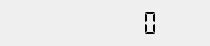
<?xml version="1.0" encoding="UTF-8"?>
<ui version="4.0">
 <class>DialogMagnetophone</class>
 <widget class="QDialog" name="DialogMagnetophone">
  <property name="geometry">
   <rect>
    <x>0</x>
    <y>0</y>
    <width>210</width>
    <height>46</height>
   </rect>
  </property>
  <property name="minimumSize">
   <size>
    <width>210</width>
    <height>46</height>
   </size>
  </property>
  <property name="maximumSize">
   <size>
    <width>210</width>
    <height>46</height>
   </size>
  </property>
  <property name="windowTitle">
   <string>Magnétophone</string>
  </property>
  <property name="windowIcon">
   <iconset resource="../ressources.qrc">
    <normaloff>:/icones/icon</normaloff>:/icones/icon</iconset>
  </property>
  <layout class="QHBoxLayout" name="horizontalLayout">
   <property name="spacing">
    <number>6</number>
   </property>
   <property name="leftMargin">
    <number>3</number>
   </property>
   <property name="topMargin">
    <number>3</number>
   </property>
   <property name="rightMargin">
    <number>3</number>
   </property>
   <property name="bottomMargin">
    <number>3</number>
   </property>
   <item>
    <widget class="QPushButton" name="pushRecord">
     <property name="sizePolicy">
      <sizepolicy hsizetype="Preferred" vsizetype="Preferred">
       <horstretch>0</horstretch>
       <verstretch>0</verstretch>
      </sizepolicy>
     </property>
     <property name="minimumSize">
      <size>
       <width>40</width>
       <height>40</height>
      </size>
     </property>
     <property name="maximumSize">
      <size>
       <width>40</width>
       <height>16777215</height>
      </size>
     </property>
     <property name="focusPolicy">
      <enum>Qt::NoFocus</enum>
     </property>
     <property name="text">
      <string/>
     </property>
     <property name="icon">
      <iconset resource="../ressources.qrc">
       <normaloff>:/icones/record</normaloff>:/icones/record</iconset>
     </property>
     <property name="iconSize">
      <size>
       <width>32</width>
       <height>32</height>
      </size>
     </property>
     <property name="checkable">
      <bool>true</bool>
     </property>
     <property name="flat">
      <bool>true</bool>
     </property>
    </widget>
   </item>
   <item>
    <widget class="QLCDNumber" name="lcdNumber">
     <property name="sizePolicy">
      <sizepolicy hsizetype="Expanding" vsizetype="Preferred">
       <horstretch>0</horstretch>
       <verstretch>0</verstretch>
      </sizepolicy>
     </property>
     <property name="frameShape">
      <enum>QFrame::NoFrame</enum>
     </property>
     <property name="digitCount">
      <number>8</number>
     </property>
     <property name="mode">
      <enum>QLCDNumber::Dec</enum>
     </property>
     <property name="segmentStyle">
      <enum>QLCDNumber::Flat</enum>
     </property>
    </widget>
   </item>
   <item>
    <widget class="QPushButton" name="pushPlayPause">
     <property name="enabled">
      <bool>false</bool>
     </property>
     <property name="sizePolicy">
      <sizepolicy hsizetype="Preferred" vsizetype="Preferred">
       <horstretch>0</horstretch>
       <verstretch>0</verstretch>
      </sizepolicy>
     </property>
     <property name="minimumSize">
      <size>
       <width>40</width>
       <height>40</height>
      </size>
     </property>
     <property name="maximumSize">
      <size>
       <width>40</width>
       <height>16777215</height>
      </size>
     </property>
     <property name="focusPolicy">
      <enum>Qt::NoFocus</enum>
     </property>
     <property name="text">
      <string/>
     </property>
     <property name="icon">
      <iconset resource="../ressources.qrc">
       <normaloff>:/icones/play</normaloff>:/icones/play</iconset>
     </property>
     <property name="iconSize">
      <size>
       <width>32</width>
       <height>32</height>
      </size>
     </property>
     <property name="flat">
      <bool>true</bool>
     </property>
    </widget>
   </item>
  </layout>
 </widget>
 <resources>
  <include location="../ressources.qrc"/>
 </resources>
 <connections/>
</ui>
